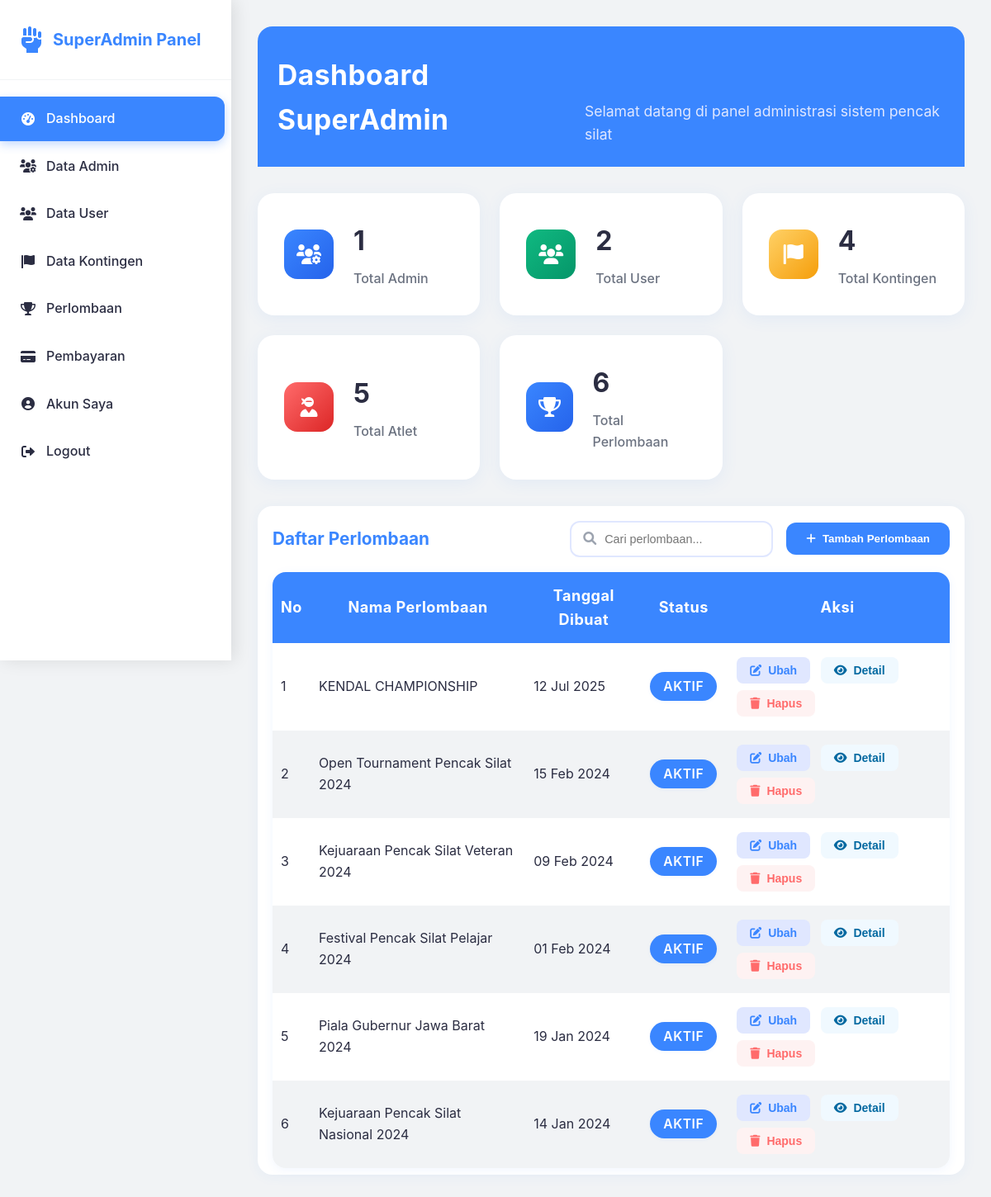
The page /dashboard/superadmin/index.php (signed in) on the database its author committed.
### tables this page shows
CREATE TABLE `competitions` (
  `id` int NOT NULL,
  `nama_perlombaan` varchar(200) NOT NULL,
  `deskripsi` text,
  `lokasi` varchar(200) DEFAULT NULL,
  `maps_link` text,
  `whatsapp_group` text,
  `kontak_panitia` varchar(100) DEFAULT NULL,
  `status` enum('coming_soon','open_regist','close_regist','active','finished','inactive') DEFAULT 'coming_soon',
  `tanggal_open_regist` date DEFAULT NULL,
  `tanggal_close_regist` date DEFAULT NULL,
  `tanggal_pelaksanaan` date DEFAULT NULL,
  `poster` varchar(255) DEFAULT NULL,
  `created_at` timestamp NOT NULL DEFAULT CURRENT_TIMESTAMP,
  `updated_at` timestamp NOT NULL DEFAULT CURRENT_TIMESTAMP ON UPDATE CURRENT_TIMESTAMP,
  `registration_status` enum('auto','coming_soon','open_regist','close_regist') DEFAULT 'auto'
);

### dashboard/superadmin/index.php (the view, shortened to what this page needs)
<?php
require_once '../../config/database.php';
$stats = [
    'admins' => $pdo->query("SELECT COUNT(*) FROM users WHERE role = 'admin'")->fetchColumn(),
    'users' => $pdo->query("SELECT COUNT(*) FROM users WHERE role = 'user'")->fetchColumn(),
    'kontingen' => $pdo->query("SELECT COUNT(*) FROM kontingen")->fetchColumn(),
    'athletes' => $pdo->query("SELECT COUNT(*) FROM athletes")->fetchColumn(),
    'competitions' => $pdo->query("SELECT COUNT(*) FROM competitions")->fetchColumn()
];
$stmt = $pdo->query("SELECT * FROM competitions ORDER BY created_at DESC");
$competitions = $stmt->fetchAll();
?>
<!DOCTYPE html>
<html lang="id">
<head>
    <link rel="stylesheet" href="../../assets/css/style.css">
    <link href="https://cdnjs.cloudflare.com/ajax/libs/font-awesome/6.0.0/css/all.min.css" rel="stylesheet">
</head>
<body>
    <div class="sidebar">
        <div class="sidebar-header">
            <div class="sidebar-logo">
                <i class="fas fa-fist-raised"></i>
                <span>SuperAdmin Panel</span>
            </div>
        </div>
        <ul class="sidebar-menu">
            <li><a href="index.php" class="active"><i class="fas fa-tachometer-alt"></i> Dashboard</a></li>
            <li><a href="data-admin.php"><i class="fas fa-users-cog"></i> Data Admin</a></li>
            <li><a href="data-user.php"><i class="fas fa-users"></i> Data User</a></li>
            <li><a href="data-kontingen.php"><i class="fas fa-flag"></i> Data Kontingen</a></li>
            <li><a href="perlombaan.php"><i class="fas fa-trophy"></i> Perlombaan</a></li>
            <li><a href="pembayaran.php"><i class="fas fa-credit-card"></i> Pembayaran</a></li>
            <li><a href="akun-saya.php"><i class="fas fa-user-circle"></i> Akun Saya</a></li>
            <li><a href="../../auth/logout.php"><i class="fas fa-sign-out-alt"></i> Logout</a></li>
        </ul>
    </div>
    <div class="main-content">
        <div class="page-header">
            <h1 class="page-title">Dashboard SuperAdmin</h1>
            <p class="page-subtitle">Selamat datang di panel administrasi sistem pencak silat</p>
        </div>
        <div class="dashboard-cards">
            <div class="dashboard-card">
                <div class="dashboard-card-icon blue">
                    <i class="fas fa-users-cog"></i>
                </div>
                <div class="dashboard-card-content">
                    <h3><?php echo $stats['admins']; ?></h3>
                    <p>Total Admin</p>
                </div>
            </div>
            <div class="dashboard-card">
                <div class="dashboard-card-icon green">
                    <i class="fas fa-users"></i>
                </div>
                <div class="dashboard-card-content">
                    <h3><?php echo $stats['users']; ?></h3>
                    <p>Total User</p>
                </div>
            </div>
            <div class="dashboard-card">
                <div class="dashboard-card-icon yellow">
                    <i class="fas fa-flag"></i>
                </div>
                <div class="dashboard-card-content">
                    <h3><?php echo $stats['kontingen']; ?></h3>
                    <p>Total Kontingen</p>
                </div>
            </div>
            <div class="dashboard-card">
                <div class="dashboard-card-icon red">
                    <i class="fas fa-user-ninja"></i>
                </div>
                <div class="dashboard-card-content">
                    <h3><?php echo $stats['athletes']; ?></h3>
                    <p>Total Atlet</p>
                </div>
            </div>
            <div class="dashboard-card">
                <div class="dashboard-card-icon blue">
                    <i class="fas fa-trophy"></i>
                </div>
                <div class="dashboard-card-content">
                    <h3><?php echo $stats['competitions']; ?></h3>
                    <p>Total Perlombaan</p>
                </div>
            </div>
        </div>
        <div class="table-container">
            <div class="table-header">
                <h2 class="table-title">Daftar Perlombaan</h2>
                <div class="table-actions">
                    <div class="search-box">
                        <input type="text" id="searchCompetition" placeholder="Cari perlombaan...">
                    </div>
                    <button class="btn-add" onclick="window.location.href='perlombaan.php?action=add'">
                        <i class="fas fa-plus"></i> Tambah Perlombaan
                    </button>
                </div>
            </div>
            <table class="data-table" id="competitionTable">
                <thead>
                    <tr>
                        <th>No</th>
                        <th>Nama Perlombaan</th>
                        <th>Tanggal Dibuat</th>
                        <th>Status</th>
                        <th>Aksi</th>
                    </tr>
                </thead>
                <tbody>
                    <?php foreach ($competitions as $index => $competition): ?>
                    <tr>
                        <td><?php echo $index + 1; ?></td>
                        <td><?php echo htmlspecialchars($competition['nama_perlombaan']); ?></td>
                        <td><?php echo date('d M Y', strtotime($competition['created_at'])); ?></td>
                        <td>
                            <span class="status-badge status-<?php echo $competition['status'] == 'active' ? 'active' : 'inactive'; ?>">
                                <?php
                                switch($competition['status']) {
                                    case 'active': echo 'Aktif'; break;
                                }
                                ?>
                            </span>
                        </td>
                        <td>
                            <button class="btn-action btn-edit" onclick="editCompetition(<?php echo $competition['id']; ?>)">
                                <i class="fas fa-edit"></i> Ubah
                            </button>
                            <button class="btn-action btn-detail" onclick="detailCompetition(<?php echo $competition['id']; ?>)">
                                <i class="fas fa-eye"></i> Detail
                            </button>
                            <button class="btn-action btn-delete" onclick="deleteCompetition(<?php echo $competition['id']; ?>)">
                                <i class="fas fa-trash"></i> Hapus
                            </button>
                        </td>
                    </tr>
                    <?php endforeach; ?>
                </tbody>
            </table>
        </div>
    </div>
</body>
</html>

### rows shown on the page
competitions: nama_perlombaan "KENDAL CHAMPIONSHIP", created_at "12 Jul 2025", status "AKTIF"
competitions: nama_perlombaan "Open Tournament Pencak Silat 2024", created_at "15 Feb 2024", status "AKTIF"
competitions: nama_perlombaan "Kejuaraan Pencak Silat Veteran 2024", created_at "09 Feb 2024", status "AKTIF"
competitions: nama_perlombaan "Festival Pencak Silat Pelajar 2024", created_at "01 Feb 2024", status "AKTIF"
competitions: nama_perlombaan "Piala Gubernur Jawa Barat 2024", created_at "19 Jan 2024", status "AKTIF"
competitions: nama_perlombaan "Kejuaraan Pencak Silat Nasional 2024", created_at "14 Jan 2024", status "AKTIF"

### other values the page prints
$stats['admins'] "1"
$stats['users'] "2"
$stats['kontingen'] "4"
$stats['athletes'] "5"
$stats['competitions'] "6"
